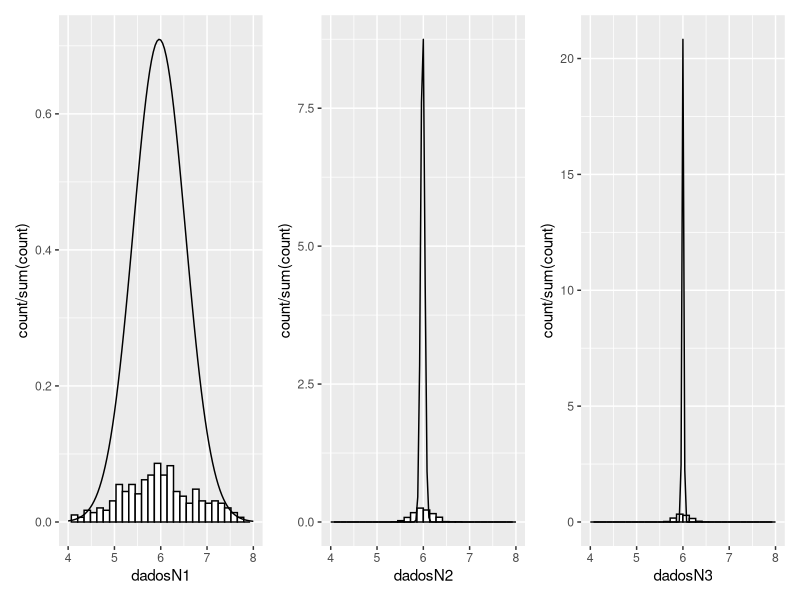

Reproduce this figure in R.
library("ggplot2")
library("patchwork")


inicio <- 4; fim <- 8

n1 <- 2; n2 <- 25; n3 <- 59

pop <- 290

dadosN1<- c()
dadosN2<- c()
dadosN3<- c()

set.seed(1681)
for(i in 1:pop) { 
  dadosN1[i] <- mean(runif(n1, inicio, fim)) 
}
set.seed(1681)
for(i in 1:pop) { 
  dadosN2[i] <- mean(runif(n2, inicio, fim)) 
}
set.seed(1681)
for(i in 1:pop) { 
  dadosN3[i] <- mean(runif(n3, inicio, fim)) 
}


dados <- data.frame(dadosN1, dadosN2, dadosN3)
dados$dadosN1 <-  as.numeric(dados$dadosN1)

p <- ggplot(dados, aes(x = Valor, fill= Regiao)) +
  geom_histogram(binwidth = 10 , alpha=0.5)


p1 <- ggplot(dados, aes(dadosN1)) + geom_histogram(aes(y = after_stat(count/sum(count))),colour="black", fill="white") +
  xlim(inicio, fim) +
  stat_function(fun = dnorm, args = list(mean = (mean(dados$dadosN1)),
                                         sd = (sd(dadosN1) / sqrt((n1)))))

p2 <- ggplot(dados, aes(dadosN2)) + geom_histogram(aes(y = after_stat(count/sum(count))),colour="black", fill="white") +
  xlim(inicio, fim)  +
  stat_function(fun = dnorm, args = list(mean = (mean(dados$dadosN2)),
                                         sd = (sd(dadosN2) / sqrt((n2)))))

p3 <- ggplot(dados, aes(dadosN3)) + geom_histogram(aes(y = after_stat(count/sum(count))),colour="black", fill="white") +
  xlim(inicio, fim) +
  stat_function(fun = dnorm, args = list(mean = (mean(dados$dadosN3)),
                                         sd = (sd(dadosN3) / sqrt((n3)))))

p1+p2+p3


